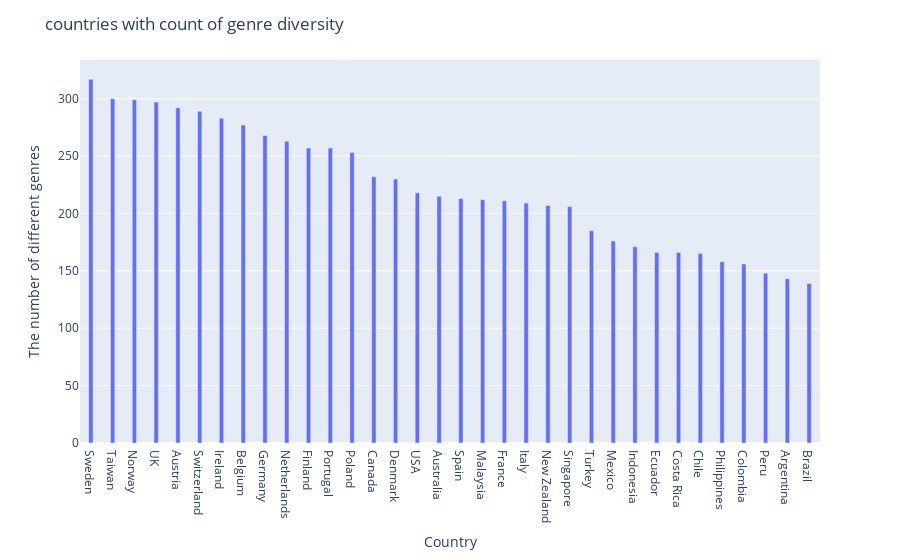

The notebook cell this image was saved under:
### Code cell
fig = px.bar(x=count_genre2.index, y=count_genre2.values, labels={'x':'Country', 'y':'The number of different genres'})
fig.update_layout(title='countries with count of genre diversity ')
fig.update_traces(width=0.2)
fig.show()

### Figure 1 — Plotly figure (JSON) as saved in the notebook; plotly's stock layout.template omitted (floating-point values rounded to 4 significant figures)
{"data": [{"alignmentgroup": "True", "hovertemplate": "Country=%{x}<br>The number of different genres=%{y}<extra></extra>", "legendgroup": "", "marker": {"color": "#636efa", "pattern": {"shape": ""}}, "name": "", "offsetgroup": "", "orientation": "v", "showlegend": false, "textposition": "auto", "type": "bar", "width": 0.2, "x": ["Sweden", "Taiwan", "Norway", "UK", "Austria", "Switzerland", "Ireland", "Belgium", "Germany", "Netherlands", "Finland", "Portugal", "Poland", "Canada", "Denmark", "USA", "Australia", "Spain", "Malaysia", "France", "Italy", "New Zealand", "Singapore", "Turkey", "Mexico", "Indonesia", "Ecuador", "Costa Rica", "Chile", "Philippines", "Colombia", "Peru", "Argentina", "Brazil"], "xaxis": "x", "y": [317, 300, 299, 297, 292, 289, 283, 277, 268, 263, 257, 257, 253, 232, 230, 218, 215, 213, 212, 211, 209, 207, 206, 185, 176, 171, 166, 166, 165, 158, 156, 148, 143, 139], "yaxis": "y"}], "layout": {"autosize": true, "barmode": "relative", "legend": {"tracegroupgap": 0}, "margin": {"t": 60}, "title": {"text": "countries with count of genre diversity "}, "xaxis": {"anchor": "y", "autorange": true, "domain": [0, 1], "range": [-0.5, 33.5], "title": {"text": "Country"}, "type": "category"}, "yaxis": {"anchor": "x", "autorange": true, "domain": [0, 1], "range": [0, 333.7], "title": {"text": "The number of different genres"}, "type": "linear"}}}
